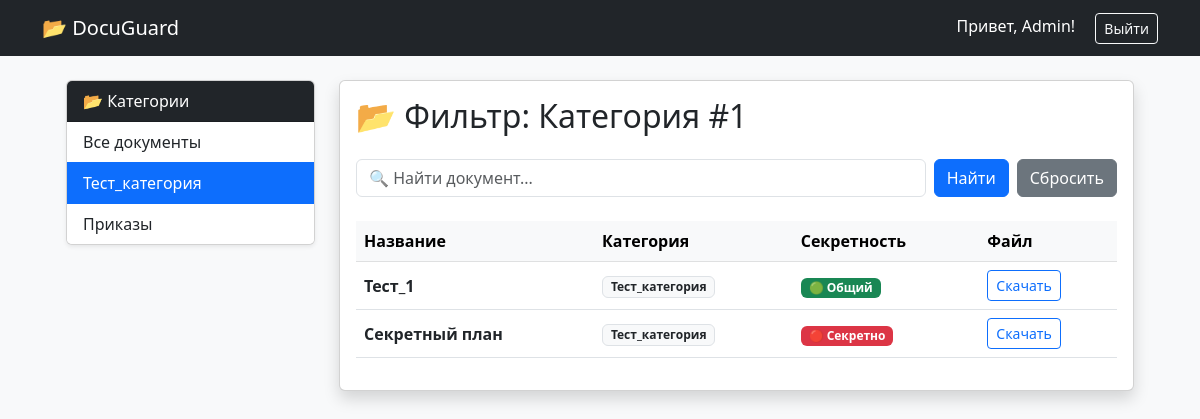
The page /?category=1 (signed in) on the database its author committed.
### core/models.py (models this page shows, shortened)
class Category(models.Model):
    name = models.CharField(max_length=100, verbose_name="Название категории")
    retention_days = models.IntegerField(default=365, verbose_name="Срок хранения (дней)")
    class Meta:
        verbose_name = "Категория"
        verbose_name_plural = "Категории"

class Document(models.Model):
    SECURITY_CHOICES = [
        ('public', '🟢 Общий (Видят все)'),
        ('internal', '🟡 Для служебного пользования'),
        ('secret', '🔴 Секретно (Только топ-менеджмент)'),
    ]
    title = models.CharField(max_length=200, verbose_name="Название")
    description = models.TextField(blank=True, verbose_name="Краткое описание")
    file = models.FileField(upload_to='docs/', verbose_name="Файл")
    category = models.ForeignKey(Category, on_delete=models.SET_NULL, null=True, verbose_name="Категория")
    uploaded_by = models.ForeignKey(User, on_delete=models.CASCADE, verbose_name="Кто загрузил")
    security_level = models.CharField(
        max_length=20,
        choices=SECURITY_CHOICES,
        default='internal',
        verbose_name="Гриф секретности"
    )
    is_archived = models.BooleanField(default=False, verbose_name="В архиве?")
    created_at = models.DateTimeField(auto_now_add=True, verbose_name="Дата создания")
    updated_at = models.DateTimeField(auto_now=True, verbose_name="Последнее изменение")
    class Meta:
        verbose_name = "Документ"
        verbose_name_plural = "Документы"

### core/views.py (the view)
# urls.py: path('', document_list, name='home'),
def document_list(request):
    if request.user.is_superuser:
        docs = Document.objects.all()
    elif request.user.is_authenticated:
        docs = Document.objects.filter(security_level__in=['public', 'internal'])
    else:
        docs = Document.objects.filter(security_level='public')
    categories = Category.objects.all()
    category_id = request.GET.get('category')
    if category_id:
        docs = docs.filter(category_id=category_id)
    search_query = request.GET.get('q', '')
    if search_query:
        query_lower = search_query.lower()
        docs = [doc for doc in docs if doc.title.lower().startswith(query_lower)]
    context = {
        'docs': docs,
        'categories': categories,  # Список кнопок для меню
        'current_category': int(category_id) if category_id else None,  # Чтобы подсветить активную кнопку
        'search_query': search_query
    }
    return render(request, 'core/document_list.html', context)

### core/templates/core/document_list.html (shortened to what this page needs)
<!DOCTYPE html>
<html lang="ru">
<head>
    <link href="https://cdn.jsdelivr.net/npm/bootstrap@5.3.0/dist/css/bootstrap.min.css" rel="stylesheet">
</head>
<body class="bg-light">
<nav class="navbar navbar-dark bg-dark mb-4">
    <div class="container">
        <a class="navbar-brand" href="{% url 'home' %}">📂 DocuGuard</a>
        <div>
            {% if user.is_authenticated %}
                <span class="text-white me-3">Привет, {{ user.username }}!</span>
                <form action="{% url 'logout' %}" method="post" style="display:inline;">
                    <button class="btn btn-sm btn-outline-light">Выйти</button>
                </form>
            {% else %}
                <a href="{% url 'login' %}" class="btn btn-sm btn-primary">Войти</a>
            {% endif %}
        </div>
    </div>
</nav>
<div class="container">
    <div class="container-fluid px-4"> <div class="row">
        <div class="col-md-3 mb-4">
            <div class="card shadow-sm">
                <div class="card-header bg-dark text-white">
                    📂 Категории
                </div>
                <div class="list-group list-group-flush">
                    <a href="{% url 'home' %}"
                       class="list-group-item list-group-item-action {% if not current_category %}active{% endif %}">
                        Все документы
                    </a>
                    {% for cat in categories %}
                    <a href="?category={{ cat.id }}"
                       class="list-group-item list-group-item-action {% if current_category == cat.id %}active{% endif %}">
                        {{ cat.name }}
                    </a>
                    {% endfor %}
                </div>
            </div>
        </div>
        <div class="col-md-9">
            <div class="card shadow">
                <div class="card-body">
                    <h2 class="mb-4">
                        {% if current_category %}
                             📂 Фильтр: Категория #{{ current_category }}
                        {% else %}
                             📑 Все документы
                        {% endif %}
                    </h2>
                    <form method="get" class="d-flex gap-2 mb-4">
                        <input type="text" name="q" class="form-control"
                               placeholder="🔍 Найти документ..." value="{{ search_query }}">
                        <button type="submit" class="btn btn-primary">Найти</button>
                        {% if search_query or current_category %}
                            <a href="{% url 'home' %}" class="btn btn-secondary">Сбросить</a>
                        {% endif %}
                    </form>
                    <table class="table table-hover align-middle">
                        <thead class="table-light">
                            <tr>
                                <th>Название</th>
                                <th>Категория</th>
                                <th>Секретность</th>
                                <th>Файл</th>
                            </tr>
                        </thead>
                        <tbody>
                            {% for doc in docs %}
                            <tr>
                                <td class="fw-bold">{{ doc.title }}</td>
                                <td><span class="badge bg-light text-dark border">{{ doc.category.name|default:"-" }}</span></td>
                                <td>
                                    {% if doc.security_level == 'secret' %}
                                        <span class="badge bg-danger">🔴 Секретно</span>
                                    {% elif doc.security_level == 'internal' %}
                                        <span class="badge bg-warning text-dark">🟡 Служебный</span>
                                    {% else %}
                                        <span class="badge bg-success">🟢 Общий</span>
                                    {% endif %}
                                </td>
                                <td>
                                    <a href="{{ doc.file.url }}" class="btn btn-sm btn-outline-primary" target="_blank">Скачать</a>
                                </td>
                            </tr>
                            {% endfor %}
                        </tbody>
                    </table>
                </div>
            </div>
        </div> </div>
</div>
</div>
</body>
</html>

### rows shown on the page
Category: name "Тест_категория"
Category: name "Приказы"
Document: title "Тест_1", category.name "Тест_категория", security_level "🟢 Общий"
Document: title "Секретный план", category.name "Тест_категория", security_level "🔴 Секретно"

### other values the page prints
{{ user.username }} "Admin"
{{ current_category }} "1"
